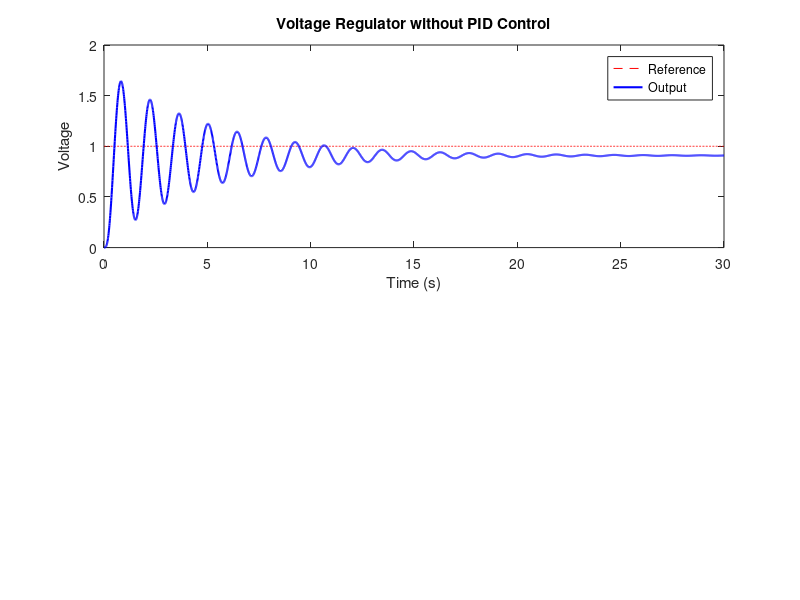

MATLAB code for this plot:
% Voltage Regulator without PID Control

% Plant transfer function (representing the voltage regulator system)
numerator = 10;     % adjust coefficients based on your system
denominator = [0.04 0.54 1.5 1]; % adjust coefficients based on your system
plant = tf(numerator, denominator);

% Feedback transfer function
feedback_numerator = 1;     % adjust coefficients based on your feedback system
feedback_denominator = [0.05 1]; % adjust coefficients based on your feedback system
feedback_tf = tf(feedback_numerator, feedback_denominator);

% Connect the plant and feedback transfer function
openLoopSystem = series(plant, feedback_tf);

% Create a closed-loop system
closedLoopSystem = feedback(openLoopSystem, 1);

% Time vector
t = 0:0.01:30;

% Input step signal
V_ref = 1.0;
r = V_ref * ones(size(t));

% Simulate the closed-loop system
[y, t, x] = lsim(closedLoopSystem, r, t);

% Plot all state variables against time
figure;
subplot(2,1,1);
plot(t, r, 'r--', t, y, 'b-', 'LineWidth', 1.5);
title('Voltage Regulator without PID Control');
xlabel('Time (s)');
ylabel('Voltage');
legend('Reference', 'Output');

